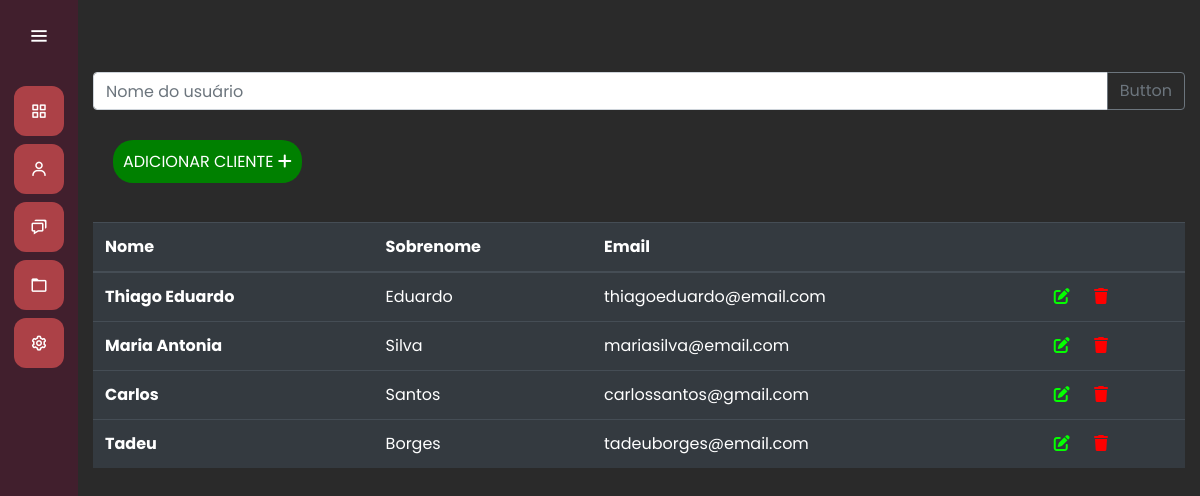
Page /clientes/ on the earlier database version.
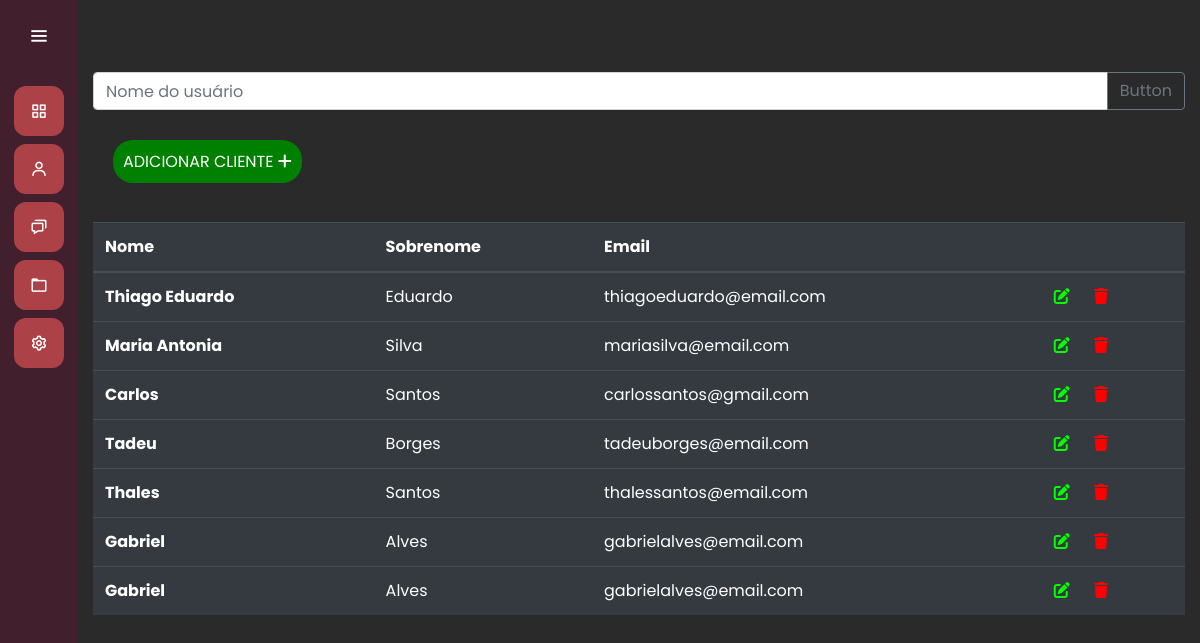
Same page on the later database version.
### clientes/models.py (models this page shows, shortened)
class Cliente(models.Model):
    nome = models.CharField(max_length=50)
    sobrenome = models.CharField(max_length=50)
    email = models.EmailField(max_length=50)
    cpf = models.CharField(max_length=12)

### clientes/views.py (the view)
# urls.py: path('', views.att_cliente_id, name='clientes'),
def att_cliente_id(request):
    clientes_list = Cliente.objects.all()
    return render(request, 'clientes/atualiza_cliente.html', {'clientes': clientes_list})

### clientes/templates/clientes/atualiza_cliente.html (shortened to what this page needs)
{% extends 'base.html' %}
{% load static %}
{% block 'head' %}
<link rel="stylesheet" href="{% static 'clientes/css/clientes.css' %}">
<link rel="stylesheet" href="https://cdnjs.cloudflare.com/ajax/libs/font-awesome/6.4.0/css/fontawesome.min.css" />
<link rel="stylesheet" href="https://cdnjs.cloudflare.com/ajax/libs/font-awesome/6.4.0/css/brands.min.css" />
<link rel="stylesheet" href="https://cdnjs.cloudflare.com/ajax/libs/font-awesome/6.4.0/css/solid.min.css" />
{% endblock %}
{% block 'dashboard' %}
<div class="container">
    <br><br><br>
    <div class="input-group mb-3">
        <input type="text" class="form-control" placeholder="Nome do usuário" aria-label="Recipient's username" aria-describedby="basic-addon2">
        <div class="input-group-append">
          <button class="btn btn-outline-secondary" type="button">Button</button>
        </div>
      </div>
    </div>
    <br>
    <div class="container">
      <a class="btn-add-cliente" href="{% url 'adiciona_cliente' %}">ADICIONAR CLIENTE <i class="fa-solid fa-plus" style="color: #ffffff;"></i> </a><br><br><br>
    </div>
    <div class="container">
      <table class="table table-dark">
          <thead>
            <tr>
              <th scope="col">Nome</th>
              <th scope="col">Sobrenome</th>
              <th scope="col">Email</th>
              <th scope="col"></th>
            </tr>
          </thead>
          <tbody>
          {% for cliente in clientes %}
            <tr>
              <th scope="row">{{cliente.nome}}</th>
              <td>{{cliente.sobrenome}}</td>
              <td>{{cliente.email}}</td>
              <td>
                  <a href="{% url 'atualiza_cliente_cadastrado' cliente.id %}"><i class="fa-solid fa-pen-to-square" style="color: #04ff00;"></i></a>
                  <a href=""><i class="fa-solid fa-trash" style="color: #ff0000; padding-left: 20px;"></i></a>
              </td>
            </tr>
          {% endfor %}
        </tbody>
      </table>
    </div>
{% endblock %}

Differences in the rows shown:
added Cliente: nome "Thales", sobrenome "Santos", email "thalessantos@email.com"
added Cliente: nome "Gabriel", sobrenome "Alves", email "gabrielalves@email.com"
added Cliente: nome "Gabriel", sobrenome "Alves", email "gabrielalves@email.com"
